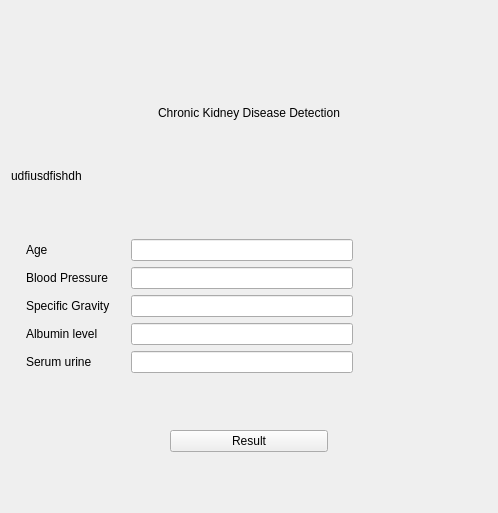
<?xml version="1.0" encoding="UTF-8"?>
<ui version="4.0">
 <class>Form</class>
 <widget class="QWidget" name="Form">
  <property name="geometry">
   <rect>
    <x>0</x>
    <y>0</y>
    <width>498</width>
    <height>513</height>
   </rect>
  </property>
  <property name="windowTitle">
   <string>Form</string>
  </property>
  <layout class="QVBoxLayout" name="verticalLayout_4">
   <item>
    <layout class="QVBoxLayout" name="verticalLayout_3" stretch="1,2,0,1,1,1,1,1">
     <item>
      <spacer name="verticalSpacer">
       <property name="orientation">
        <enum>Qt::Vertical</enum>
       </property>
       <property name="sizeHint" stdset="0">
        <size>
         <width>20</width>
         <height>40</height>
        </size>
       </property>
      </spacer>
     </item>
     <item>
      <layout class="QHBoxLayout" name="horizontalLayout">
       <item>
        <spacer name="horizontalSpacer">
         <property name="orientation">
          <enum>Qt::Horizontal</enum>
         </property>
         <property name="sizeHint" stdset="0">
          <size>
           <width>40</width>
           <height>20</height>
          </size>
         </property>
        </spacer>
       </item>
       <item>
        <widget class="QLabel" name="label">
         <property name="styleSheet">
          <string notr="true">font: 75 22pt &quot;Times New Roman&quot;;</string>
         </property>
         <property name="text">
          <string>Chronic Kidney Disease Detection</string>
         </property>
         <property name="scaledContents">
          <bool>true</bool>
         </property>
        </widget>
       </item>
       <item>
        <spacer name="horizontalSpacer_2">
         <property name="orientation">
          <enum>Qt::Horizontal</enum>
         </property>
         <property name="sizeHint" stdset="0">
          <size>
           <width>40</width>
           <height>20</height>
          </size>
         </property>
        </spacer>
       </item>
      </layout>
     </item>
     <item>
      <widget class="QLabel" name="label_7">
       <property name="text">
        <string>udfiusdfishdh</string>
       </property>
      </widget>
     </item>
     <item>
      <spacer name="verticalSpacer_2">
       <property name="orientation">
        <enum>Qt::Vertical</enum>
       </property>
       <property name="sizeHint" stdset="0">
        <size>
         <width>20</width>
         <height>40</height>
        </size>
       </property>
      </spacer>
     </item>
     <item>
      <layout class="QHBoxLayout" name="horizontalLayout_2" stretch="1,1,1,15,9">
       <item>
        <spacer name="horizontalSpacer_3">
         <property name="orientation">
          <enum>Qt::Horizontal</enum>
         </property>
         <property name="sizeHint" stdset="0">
          <size>
           <width>40</width>
           <height>20</height>
          </size>
         </property>
        </spacer>
       </item>
       <item>
        <layout class="QVBoxLayout" name="verticalLayout">
         <item>
          <widget class="QLabel" name="label_2">
           <property name="text">
            <string>Age</string>
           </property>
          </widget>
         </item>
         <item>
          <widget class="QLabel" name="label_3">
           <property name="text">
            <string>Blood Pressure</string>
           </property>
          </widget>
         </item>
         <item>
          <widget class="QLabel" name="label_4">
           <property name="text">
            <string>Specific Gravity</string>
           </property>
          </widget>
         </item>
         <item>
          <widget class="QLabel" name="label_5">
           <property name="text">
            <string>Albumin level</string>
           </property>
          </widget>
         </item>
         <item>
          <widget class="QLabel" name="label_6">
           <property name="text">
            <string>Serum urine</string>
           </property>
          </widget>
         </item>
        </layout>
       </item>
       <item>
        <spacer name="horizontalSpacer_5">
         <property name="orientation">
          <enum>Qt::Horizontal</enum>
         </property>
         <property name="sizeHint" stdset="0">
          <size>
           <width>40</width>
           <height>20</height>
          </size>
         </property>
        </spacer>
       </item>
       <item>
        <layout class="QVBoxLayout" name="verticalLayout_2">
         <item>
          <widget class="QLineEdit" name="age_lin">
           <property name="inputMethodHints">
            <set>Qt::ImhDigitsOnly</set>
           </property>
           <property name="maxLength">
            <number>3</number>
           </property>
          </widget>
         </item>
         <item>
          <widget class="QLineEdit" name="bp_lin">
           <property name="inputMethodHints">
            <set>Qt::ImhDigitsOnly</set>
           </property>
          </widget>
         </item>
         <item>
          <widget class="QLineEdit" name="sp_lin">
           <property name="inputMethodHints">
            <set>Qt::ImhDigitsOnly</set>
           </property>
          </widget>
         </item>
         <item>
          <widget class="QLineEdit" name="al_lin">
           <property name="inputMethodHints">
            <set>Qt::ImhDigitsOnly</set>
           </property>
          </widget>
         </item>
         <item>
          <widget class="QLineEdit" name="su_lin">
           <property name="inputMethodHints">
            <set>Qt::ImhDigitsOnly</set>
           </property>
          </widget>
         </item>
        </layout>
       </item>
       <item>
        <spacer name="horizontalSpacer_4">
         <property name="orientation">
          <enum>Qt::Horizontal</enum>
         </property>
         <property name="sizeHint" stdset="0">
          <size>
           <width>40</width>
           <height>20</height>
          </size>
         </property>
        </spacer>
       </item>
      </layout>
     </item>
     <item>
      <spacer name="verticalSpacer_3">
       <property name="orientation">
        <enum>Qt::Vertical</enum>
       </property>
       <property name="sizeHint" stdset="0">
        <size>
         <width>20</width>
         <height>40</height>
        </size>
       </property>
      </spacer>
     </item>
     <item>
      <layout class="QHBoxLayout" name="horizontalLayout_3" stretch="1,1,1">
       <item>
        <spacer name="horizontalSpacer_6">
         <property name="orientation">
          <enum>Qt::Horizontal</enum>
         </property>
         <property name="sizeHint" stdset="0">
          <size>
           <width>40</width>
           <height>20</height>
          </size>
         </property>
        </spacer>
       </item>
       <item>
        <widget class="QPushButton" name="resultbtn">
         <property name="styleSheet">
          <string notr="true">font: 75 18pt &quot;Times New Roman&quot;;</string>
         </property>
         <property name="text">
          <string>Result</string>
         </property>
        </widget>
       </item>
       <item>
        <spacer name="horizontalSpacer_7">
         <property name="orientation">
          <enum>Qt::Horizontal</enum>
         </property>
         <property name="sizeHint" stdset="0">
          <size>
           <width>40</width>
           <height>20</height>
          </size>
         </property>
        </spacer>
       </item>
      </layout>
     </item>
     <item>
      <spacer name="verticalSpacer_4">
       <property name="orientation">
        <enum>Qt::Vertical</enum>
       </property>
       <property name="sizeHint" stdset="0">
        <size>
         <width>20</width>
         <height>40</height>
        </size>
       </property>
      </spacer>
     </item>
    </layout>
   </item>
  </layout>
 </widget>
 <resources/>
 <connections/>
</ui>
